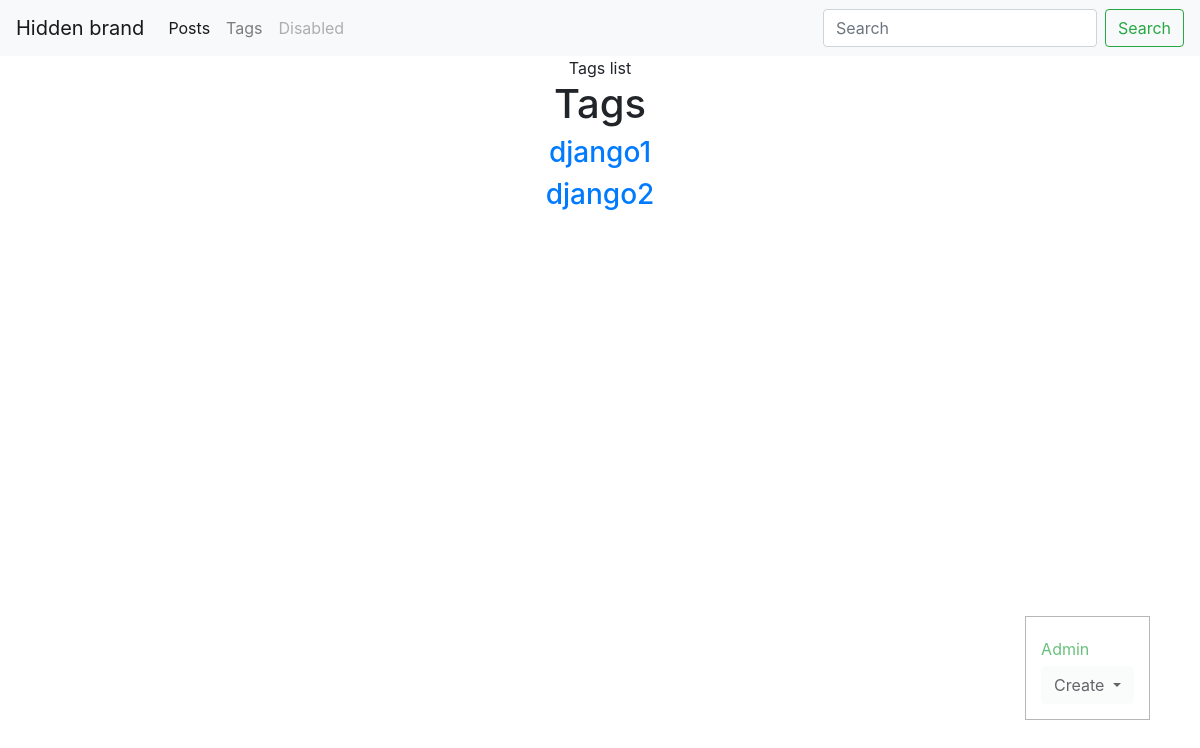
/blog/tags/, run on an earlier commit of the app's database.
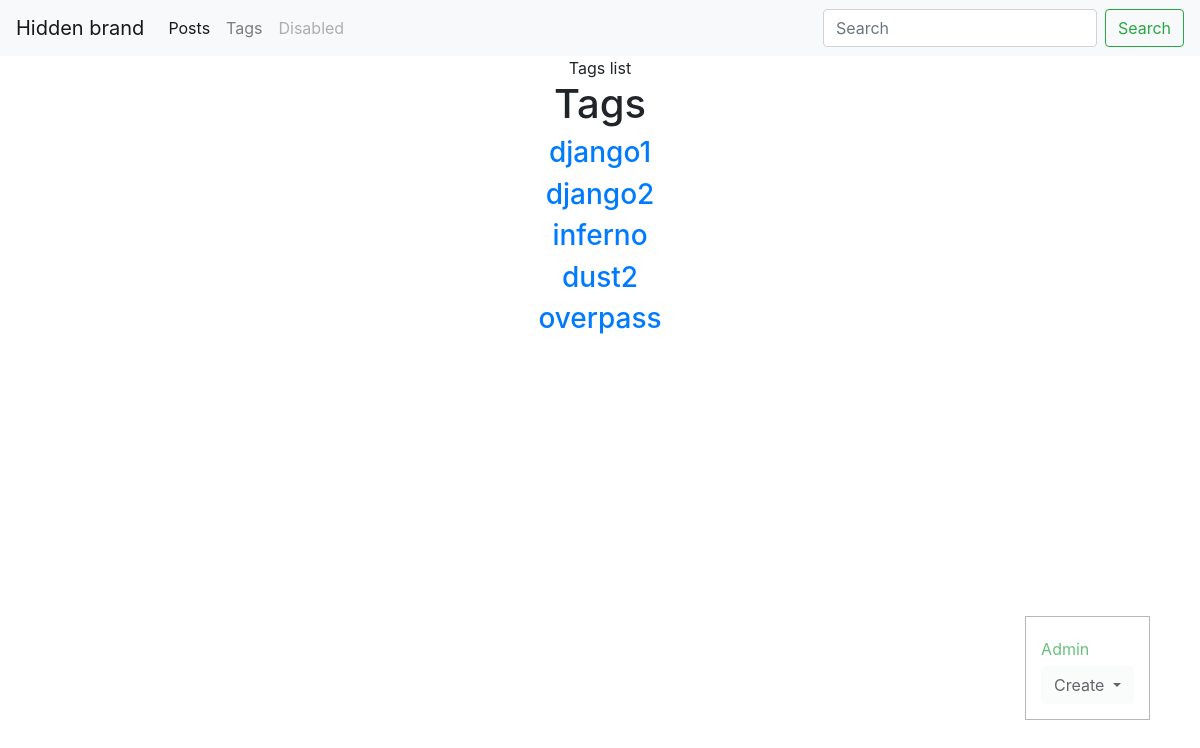
And on a later commit of the database.
### blog/models.py (models this page shows, shortened)
class Tag(models.Model):
    title = models.CharField(max_length=50)
    slug = models.SlugField(max_length=50, unique=True)
    def get_absolute_url(self):
        return reverse('tag_detail_url', kwargs={'slug': self.slug})

### blog/views.py (the view)
# urls.py: path('tags/', tags_list, name='tags_list_url'),
def tags_list(request):
    tags = Tag.objects.all
    return render(request, 'blog/tags_list.html', context={'tags': tags})

### blog/templates/blog/tags_list.html
{% extends 'blog/base_blog.html' %}
{% block title %}
Tags list {{ block.super  }}
{% endblock  %}
{% block content %}
<h1 class="mb=5"> Tags </h1>
{% for tag in  tags %}
<h3><a href="{{tag.get_absolute_url}}">{{ tag.title }}</a></h3>
{% endfor %}
{% endblock  %}

What changed in the data, as far as the page shows it:
added Tag: title "inferno"
added Tag: title "dust2"
added Tag: title "overpass"
